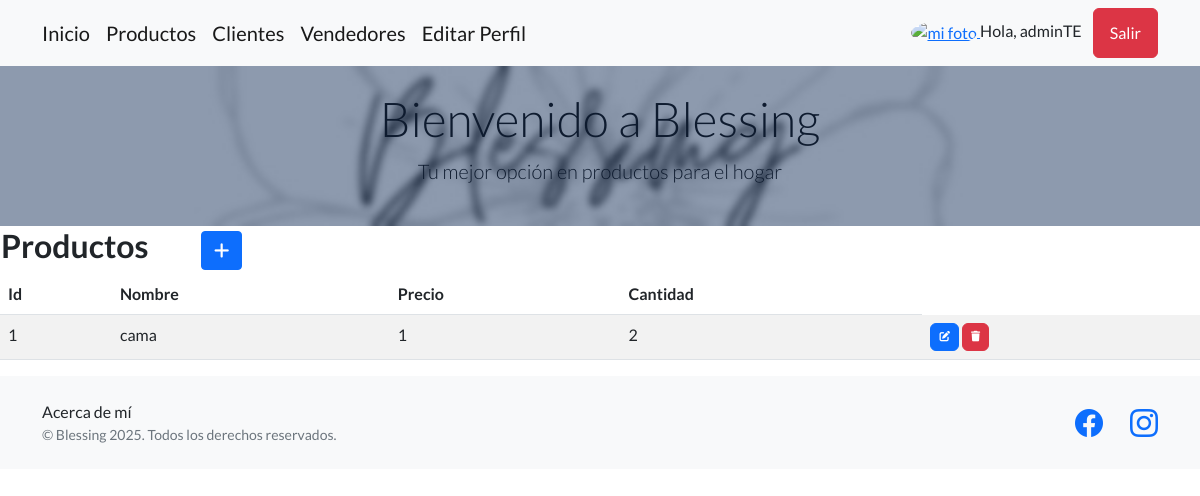
/app/productos/ (signed in), run on an earlier commit of the app's database.
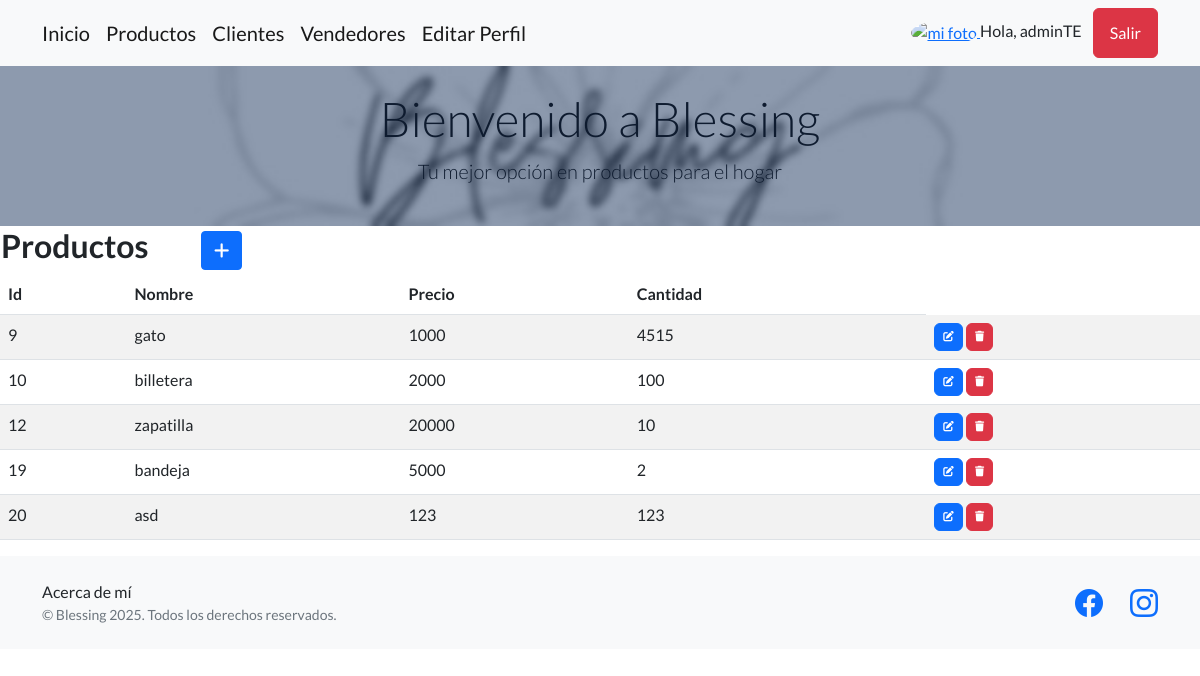
And on a later commit of the database.
### aplicacion1/models.py (models this page shows, shortened)
class Productos(models.Model):
    nombre = models.CharField(max_length=50)
    precio = models.IntegerField()
    cantidad = models.IntegerField()
    imagen = models.ImageField(upload_to='productos/', blank=True, null=True)

### aplicacion1/views.py (the view)
# urls.py: path('productos/', views.ProductosList.as_view(), name="productos"),
class ProductosList(StaffRequiredMixin, ListView):
    model = Productos

### aplicacion1/views.py (called while the page is built)
    def test_func(self):
        return self.request.user.is_staff

### aplicacion1/templates/aplicacion1/productos_list.html (shortened to what this page needs)
{% extends 'aplicacion1/index2.html' %}
{% block contenido %}
<table>
    <tr>
        <td width="200"><h2>Productos</h2></td>
        <td>
            <a
            href="{% url 'productosCreate' %}"
            class="btn btn-primary btn-sm"
            >
            </a>
        </td>
    </tr>
</table>
<table class="table table-striped">
    <thead>
        <tr>
            <th>Id</th>
            <th>Nombre</th>
            <th>Precio</th>
            <th>Cantidad</th>
        </tr>
    </thead>
    <tbody>
    {% for c in productos_list  %}
        <tr>
            <td>{{ c.id }}</td>
            <td>{{ c.nombre }}</td>
            <td>{{ c.precio }}</td>
            <td>{{ c.cantidad }}</td>
            <td>
                <a
                  href="{% url 'productosUpdate' c.id %}"
                  class="btn btn-primary"
                  style="--bs-btn-padding-y: .25rem; --bs-btn-padding-x: .5rem; --bs-btn-font-size: .75rem;"
                  >
                </a>
                <a
                  href="{% url 'productosDelete' c.id %}"
                  class="btn btn-danger"
                  style="--bs-btn-padding-y: .25rem; --bs-btn-padding-x: .5rem; --bs-btn-font-size: .75rem;"
                  >
                </a>
            </td>
        </tr>
    {% endfor %}
    </tbody>
</table>
{% endblock contenido %}

What changed in the data, as far as the page shows it:
removed Productos: id "1", nombre "cama", precio "1", cantidad "2"
added Productos: id "9", nombre "gato", precio "1000", cantidad "4515"
added Productos: id "10", nombre "billetera", precio "2000", cantidad "100"
added Productos: id "12", nombre "zapatilla", precio "20000", cantidad "10"
added Productos: id "19", nombre "bandeja", precio "5000", cantidad "2"
added Productos: id "20", nombre "asd", precio "123", cantidad "123"
